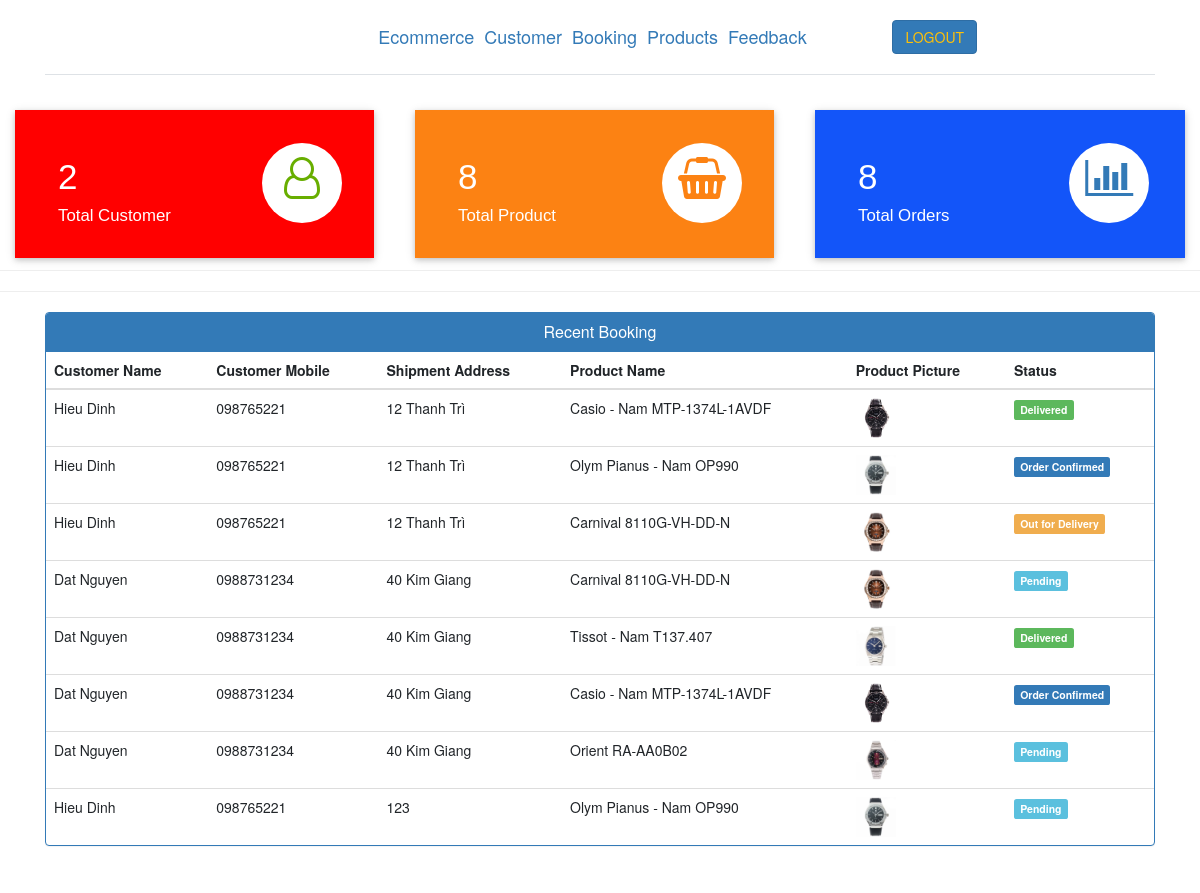
Page /admin-dashboard (signed in) on the committed database.
### ecom/models.py (models this page shows, shortened)
class Customer(models.Model):
    user=models.OneToOneField(User,on_delete=models.CASCADE)
    profile_pic= models.ImageField(upload_to='profile_pic/CustomerProfilePic/',null=True,blank=True)
    address = models.CharField(max_length=40)
    mobile = models.CharField(max_length=20,null=False)
    @property
    def get_name(self):
        return self.user.first_name+" "+self.user.last_name

class Orders(models.Model):
    STATUS =(
        ('Pending','Pending'),
        ('Order Confirmed','Order Confirmed'),
        ('Out for Delivery','Out for Delivery'),
        ('Delivered','Delivered'),
    )
    customer=models.ForeignKey('Customer', on_delete=models.CASCADE,null=True)
    product=models.ForeignKey('Product',on_delete=models.CASCADE,null=True)
    email = models.CharField(max_length=50,null=True)
    address = models.CharField(max_length=500,null=True)
    mobile = models.CharField(max_length=20,null=True)
    order_date= models.DateField(auto_now_add=True,null=True)
    status=models.CharField(max_length=50,null=True,choices=STATUS)

class Product(models.Model):
    name=models.CharField(max_length=40)
    product_image= models.ImageField(upload_to='product_image/',null=True,blank=True)
    price = models.PositiveIntegerField()
    description=models.CharField(max_length=40)

### ecom/views.py (the view)
# urls.py: path('admin-dashboard', views.admin_dashboard_view,name='admin-dashboard'),
@login_required(login_url='adminlogin')
def admin_dashboard_view(request):
    customercount=models.Customer.objects.all().count()
    productcount=models.Product.objects.all().count()
    ordercount=models.Orders.objects.all().count()
    orders=models.Orders.objects.all()
    ordered_products=[]
    ordered_bys=[]
    for order in orders:
        ordered_product=models.Product.objects.all().filter(id=order.product.id)
        ordered_by=models.Customer.objects.all().filter(id = order.customer.id)
        ordered_products.append(ordered_product)
        ordered_bys.append(ordered_by)
    mydict={
    'customercount':customercount,
    'productcount':productcount,
    'ordercount':ordercount,
    'data':zip(ordered_products,ordered_bys,orders),
    }
    return render(request,'ecom/admin_dashboard.html',context=mydict)

### templates/ecom/admin_dashboard.html
{% extends 'ecom/admin_base.html' %}
{% load static %}
{% block content %}
<br>
{%include 'ecom/admin_dashboard_cards.html'%}
<br><br><br><br><br>
<hr><hr>
<div class="container" >
    <div class="panel panel-primary" >
      <div class="panel-heading" style="text-align:center;">
        <h6 class="panel-title">Recent Booking</h6>
      </div>
      <table class="table table-hover" id="dev-table">
        <thead>
          <tr>
            <th>Customer Name</th>
            <th>Customer Mobile</th>
            <th>Shipment Address</th>
            <th>Product Name</th>
            <th>Product Picture</th>
            <th>Status</th>
          </tr>
        </thead>
        {% for product,customer,order in data %}
        <tr>
          {% for c in customer %}
          <td> {{c.get_name}}</td>
          <td>{{c.mobile}}</td>
          <td>{{order.address}}</td>
          {% endfor %}
          {% for p in product %}
          <td> {{p.name}}</td>
          <td> <img src="{% static p.product_image.url %}" alt="Profile Pic" height="40px" width="40px" /></td>
          {% if order.status == 'Pending'%}
          <td> <span class="label label-info">{{order.status}}</span></td>
          {% elif order.status == 'Delivered' %}
          <td> <span class="label label-success">{{order.status}}</span></td>
          {% elif order.status == 'Out for Delivery' %}
          <td> <span class="label label-warning">{{order.status}}</span></td>
          {%else%}
            <td> <span class="label label-primary">{{order.status}}</span></td>
          {%endif%}
          {% endfor %}
        </tr>
        {% endfor %}
      </table>
  </div>
</div>
{% endblock content %}

### templates/ecom/admin_base.html (shortened to what this page needs)
<!DOCTYPE html>
{% load static %}
<html lang="en">
<head>
  <link rel="stylesheet" href="https://stackpath.bootstrapcdn.com/bootstrap/4.3.1/css/bootstrap.min.css">
  <link rel="stylesheet" href="https://maxcdn.bootstrapcdn.com/font-awesome/4.7.0/css/font-awesome.min.css">
</head>
<body>
  <div class="container">
    <header class="d-flex flex-wrap align-items-center justify-content-center justify-content-md-between py-3 mb-4 border-bottom">
      <div class="col-md-3 mb-2 mb-md-0">
        <a href="/" class="d-inline-flex link-body-emphasis text-decoration-none">
          <svg class="bi" width="60" height="50" role="img" aria-label="Bootstrap"><use xlink:href="#bootstrap"></use></svg>
        </a>
      </div>
      <ul class="nav col-12 col-md-auto mb-2 justify-content-center mb-md-0 custom-font-size">
        <li><a href="/" class="nav-link px-2 link-secondary">Ecommerce</a></li>
        <li><a href="/view-customer" class="nav-link px-2">Customer</a></li>
        <li><a href="/admin-view-booking" class="nav-link px-2">Booking</a></li>
        <li><a href="/admin-products" class="nav-link px-2">Products</a></li>
        <li><a href="/view-feedback" class="nav-link px-2">Feedback</a></li>
      </ul>
      <div class="col-md-3 text-end">
        <button type="button" class="btn btn-primary"><a href="/logout" class="text-warning">LOGOUT</a></button>
      </div>
    </header>
  </div>
  {% block content %}
  {% endblock content %}
<br><br><br><br><br><br><br><br>
</body>
</html>

### templates/ecom/admin_dashboard_cards.html (shortened to what this page needs)
<!DOCTYPE html>
<html lang="en" dir="ltr">
<head>
  <link rel="stylesheet" href="https://maxcdn.bootstrapcdn.com/bootstrap/3.4.1/css/bootstrap.min.css">
  <link rel="stylesheet" href="https://cdnjs.cloudflare.com/ajax/libs/font-awesome/4.7.0/css/font-awesome.min.css">
</head>
<body>
  <div class="market-updates">
    <div class="col-md-4 market-update-gd">
      <div class="market-update-block clr-block-1">
        <div class="col-md-8 market-update-left">
          <h3>{{customercount}}</h3>
          <h4>Total Customer</h4>
        </div>
        <div class="col-md-4 market-update-right">
          <i class="fa fa-user-o"></i>
        </div>
        <div class="clearfix"> </div>
      </div>
    </div>
    <div class="col-md-4 market-update-gd">
      <div class="market-update-block clr-block-2">
        <div class="col-md-8 market-update-left">
          <h3>{{productcount}}</h3>
          <h4>Total Product</h4>
        </div>
        <div class="col-md-4 market-update-right">
          <i class="fa fa-shopping-basket"></i>
        </div>
        <div class="clearfix"> </div>
      </div>
    </div>
    <div class="col-md-4 market-update-gd">
      <div class="market-update-block clr-block-3">
        <div class="col-md-8 market-update-left">
          <h3>{{ordercount}}</h3>
          <h4>Total Orders</h4>
        </div>
        <div class="col-md-4 market-update-right">
          <i class="fa fa-bar-chart"> </i>
        </div>
        <div class="clearfix"> </div>
      </div>
    </div>
  </div>
  <br><br>
</body>
</html>

### templates/ecom/admin_base.html (style rules this page uses)
.fa { font-size: 23px; width: 60px; text-align: center; text-decoration: none; margin: 5px 2px; border-radius: 50%; }
.custom-font-size { font-size: 18px; }

### templates/ecom/admin_dashboard_cards.html (style rules this page uses)
.market-update-block { padding: 2em 2em; background: #999; }
.market-update-block h3 { color: #fff; font-size: 2.5em; font-family: 'Carrois Gothic', sans-serif; }
.market-update-block h4 { font-size: 1.2em; color: #fff; margin: 0.3em 0em; font-family: 'Carrois Gothic', sans-serif; }
.market-update-block.clr-block-1 { background: #ff0000; margin-right: 0.8em; box-shadow: 0 2px 5px 0 rgba(0, 0, 0, 0.16), 0 2px 10px 0 rgba(0, 0, 0, 0.12); transition: 0.5s all; -webkit-transition: 0.5s all; -moz-transition: 0.5s all; -o-transition: 0.5s all; }
.market-update-block.clr-block-2 { background: #FC8213; margin-right: 0.8em; box-shadow: 0 2px 5px 0 rgba(0, 0, 0, 0.16), 0 2px 10px 0 rgba(0, 0, 0, 0.12); transition: 0.5s all; -webkit-transition: 0.5s all; -moz-transition: 0.5s all; -o-transition: 0.5s all; }
.market-update-block.clr-block-3 { background: #1355f9; box-shadow: 0 2px 5px 0 rgba(0, 0, 0, 0.16), 0 2px 10px 0 rgba(0, 0, 0, 0.12); transition: 0.5s all; -webkit-transition: 0.5s all; -moz-transition: 0.5s all; -o-transition: 0.5s all; }
.market-update-right i.fa.fa-user-o { font-size: 3em; color: #68AE00; width: 80px; height: 80px; background: #fff; text-align: center; border-radius: 49px; -webkit-border-radius: 49px; -moz-border-radius: 49px; -o-border-radius: 49px; line-height: 1.7em; }
.market-update-right i.fa.fa-shopping-basket { font-size: 3em; color: #FC8213; width: 80px; height: 80px; background: #fff; text-align: center; border-radius: 49px; -webkit-border-radius: 49px; -moz-border-radius: 49px; -o-border-radius: 49px; line-height: 1.7em; }
.market-update-right i.fa.fa-bar-chart { font-size: 3em; color: #337AB7; width: 80px; height: 80px; background: #fff; text-align: center; border-radius: 49px; -webkit-border-radius: 49px; -moz-border-radius: 49px; -o-border-radius: 49px; line-height: 1.7em; }
.market-update-left { padding: 0px; }

### rows in the picture
Orders: address "12 Thanh Trì", status "Delivered"
Customer: get_name "Hieu Dinh", mobile "098765221"
Product: name "Casio - Nam MTP-1374L-1AVDF", product_image (picture)
Orders: address "12 Thanh Trì", status "Order Confirmed"
Product: name "Olym Pianus - Nam OP990", product_image (picture)
Orders: address "12 Thanh Trì", status "Out for Delivery"
Product: name "Carnival 8110G-VH-DD-N", product_image (picture)
Orders: address "40 Kim Giang", status "Pending"
Customer: get_name "Dat Nguyen", mobile "0988731234"
Orders: address "40 Kim Giang", status "Delivered"
Product: name "Tissot - Nam T137.407", product_image (picture)
Orders: address "40 Kim Giang", status "Order Confirmed"
Orders: address "40 Kim Giang", status "Pending"
Product: name "Orient RA-AA0B02", product_image (picture)
Orders: address "123", status "Pending"

### other values in the picture
{{ customercount }} "2"
{{ productcount }} "8"
{{ ordercount }} "8"
